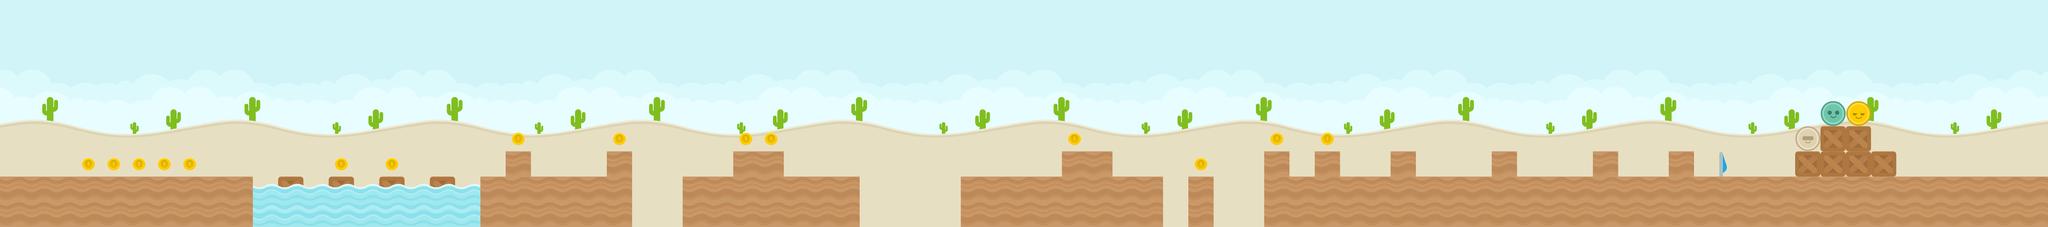

This game map was drawn from its Tiled (.tmx) file and the tilesets committed beside it. A one-line description and the trimmed map source follow:
An orthogonal 81x9 tile map with 128x128 px tiles, 3 tile layers (Tile Layer 1, Tile Layer 2, Tile Layer 3), 5 tilesets and 39 objects.

<map version="1.0" orientation="orthogonal" renderorder="right-down" width="81" height="9" tilewidth="128" tileheight="128" nextobjectid="47">
 <tileset firstgid="1" name="spritesheet_items" tilewidth="128" tileheight="128" tilecount="32" columns="8">
  <image source="../tilesets/spritesheet_items.png" width="1024" height="512" />
 </tileset>
 <tileset firstgid="33" name="colored_desert" tilewidth="128" tileheight="128" tilecount="64" columns="8">
  <image source="../tilesets/colored_desert.png" width="1024" height="1024" />
 </tileset>
 <tileset firstgid="97" name="players" tilewidth="128" tileheight="128" tilecount="4" columns="4">
  <image source="../tilesets/players.png" width="512" height="128" />
 </tileset>
 <tileset firstgid="101" name="spritesheet_ground" tilewidth="128" tileheight="128" spacing="2" margin="1" tilecount="128" columns="8">
  <image source="../tilesets/spritesheet_ground.png" width="1040" height="2080" />
 </tileset>
 <tileset firstgid="229" name="spritesheet_tiles" tilewidth="128" tileheight="128" spacing="2" margin="1" tilecount="128" columns="8">
  <image source="../tilesets/spritesheet_tiles.png" width="1040" height="2080" />
 </tileset>
 <layer name="Tile Layer 1" width="81" height="9">
  <data>[729 cells, 729 non-empty, 65 distinct tile ids]</data>
 </layer>
 <layer name="Tile Layer 2" width="81" height="9">
  <data>[729 cells, 171 non-empty, 8 distinct tile ids]</data>
 </layer>
 <objectgroup name="Object Layer 1">
  <object id="2" x="6400" y="896" width="3840" height="256" />
  <object id="3" x="8448" y="768" width="128" height="128" />
  <object id="4" x="8064" y="768" width="128" height="128" />
  <object id="5" x="7552" y="768" width="128" height="128" />
  <object id="6" x="7040" y="768" width="128" height="128" />
  <object id="7" x="6656" y="768" width="128" height="128" />
  <object id="9" x="6400" y="768" width="128" height="128" />
  <object id="10" x="6016" y="896" width="128" height="256" />
  <object id="11" x="5376" y="768" width="256" height="384" />
  <object id="13" x="5632" y="896" width="256" height="256" />
  <object id="14" x="4864" y="896" width="512" height="256" />
  <object id="17" x="3712" y="768" width="256" height="384" />
  <object id="19" x="3968" y="896" width="384" height="256" />
  <object id="22" x="3456" y="896" width="256" height="256" />
  <object id="23" x="3072" y="768" width="128" height="384" />
  <object id="24" x="2688" y="896" width="384" height="256" />
  <object id="25" x="2560" y="768" width="128" height="384" />
  <object id="26" x="2432" y="896" width="128" height="256" />
  <object id="27" x="2176" y="896" width="128" height="128" />
  <object id="28" x="1920" y="896" width="128" height="128" />
  <object id="29" x="1664" y="896" width="128" height="128" />
  <object id="30" x="1408" y="896" width="128" height="128" />
  <object id="31" x="0" y="896" width="1280" height="256" />
 </objectgroup>
 <objectgroup name="Object Layer 2">
  <object id="32" x="927" y="799" width="64" height="64">
   <ellipse />
  </object>
  <object id="33" x="799" y="799" width="64" height="64">
   <ellipse />
  </object>
  <object id="34" x="671" y="799" width="64" height="64">
   <ellipse />
  </object>
  <object id="35" x="543" y="799" width="64" height="64">
   <ellipse />
  </object>
  <object id="36" x="415" y="799" width="64" height="64">
   <ellipse />
  </object>
  <object id="37" x="1695" y="799" width="64" height="64">
   <ellipse />
  </object>
  <object id="38" x="1951" y="799" width="64" height="64">
   <ellipse />
  </object>
  <object id="39" x="2591" y="671" width="64" height="64">
   <ellipse />
  </object>
  <object id="40" x="3103" y="671" width="64" height="64">
   <ellipse />
  </object>
  <object id="41" x="3743" y="671" width="64" height="64">
   <ellipse />
  </object>
  <object id="42" x="3871" y="671" width="64" height="64">
   <ellipse />
  </object>
  <object id="43" x="5407" y="671" width="64" height="64">
   <ellipse />
  </object>
  <object id="44" x="6047" y="799" width="64" height="64">
   <ellipse />
  </object>
  <object id="45" x="6431" y="671" width="64" height="64">
   <ellipse />
  </object>
  <object id="46" x="6687" y="671" width="64" height="64">
   <ellipse />
  </object>
 </objectgroup>
 <objectgroup name="Object Layer 3">
  <object id="1" x="8832" y="0" width="128" height="896" />
 </objectgroup>
 <layer name="Tile Layer 3" width="81" height="9">
  <data>[729 cells, 18 non-empty, 2 distinct tile ids]</data>
 </layer>
</map>
